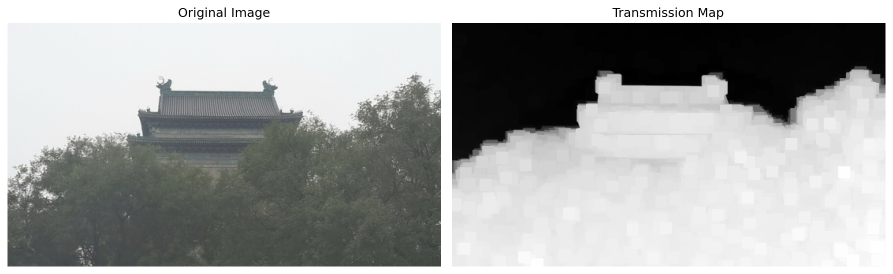
#> input picture src/transmission_map.png, 1785 x 548 px (shown at 1/2 size); its folder holds only this picture in this run
$ python -i otsu_segmentation.py   (imports and definitions only)
#> lines starting #> are read from the running program, lines starting #| are printed output that depends on the picture; after the words box and inside, x2 and y2 are one past the last pixel; in counts of white or black regions, pixels touching at a corner belong together
import cv2
import numpy as np

def fitness_otsu(t, P):
    t = int(np.clip(t, 0, 254))

    w1 = np.sum(P[0:t+1])
    w2 = np.sum(P[t+1:256])

    if w1 == 0 or w2 == 0:
        return 0

    u1 = np.sum(np.arange(t+1) * P[0:t+1]) / w1
    u2 = np.sum(np.arange(t+1, 256) * P[t+1:256]) / w2

    u = w1 * u1 + w2 * u2

    sigma2 = w1 * (u1 - u)**2 + w2 * (u2 - u)**2

    return sigma2


def otsu_pso(img_gray, n_particles=30, n_iterations=100, verbose=False):

    hist = cv2.calcHist([img_gray], [0], None, [256], [0, 256]).flatten()
    NUM = img_gray.size
    P = hist / NUM

    particles = np.random.uniform(0, 254, n_particles)
    velocities = np.random.uniform(-10, 10, n_particles)

    best_positions = particles.copy()
    best_fitness = np.array([fitness_otsu(p, P) for p in particles])

    global_best_idx = np.argmax(best_fitness)
    global_best_position = best_positions[global_best_idx]
    global_best_fitness = best_fitness[global_best_idx]

    w_max, w_min = 0.9, 0.4
    c1, c2 = 2.0, 2.0

    for it in range(n_iterations):
        w = w_max - (w_max - w_min) * it / n_iterations

        for i in range(n_particles):
            r1, r2 = np.random.random(), np.random.random()

            velocities[i] = (w * velocities[i] +
                           c1 * r1 * (best_positions[i] - particles[i]) +
                           c2 * r2 * (global_best_position - particles[i]))

            velocities[i] = np.clip(velocities[i], -20, 20)

            particles[i] = np.clip(particles[i] + velocities[i], 0, 254)

            current_fitness = fitness_otsu(particles[i], P)

            if current_fitness > best_fitness[i]:
                best_fitness[i] = current_fitness
                best_positions[i] = particles[i]

                if current_fitness > global_best_fitness:
                    global_best_fitness = current_fitness
                    global_best_position = particles[i]

        if it > 10 and it % 10 == 0:
            if abs(global_best_fitness - best_fitness.mean()) < 1e-6:
                if verbose:
                    print(f"✓ PSO convergiu na iteração {it}")
                break

    if verbose:
        print(f"✓ Threshold PSO: {int(global_best_position)} (σ²={global_best_fitness:.4f})")

    return int(global_best_position)


def clear_segmentation_sky(sky_mask):
    mask_uint8 = (sky_mask.astype(np.uint8) * 255)

    num_labels, labels, stats, _ = cv2.connectedComponentsWithStats(
        mask_uint8, connectivity=8
    )

    if num_labels <= 1:
        return sky_mask

    areas = stats[1:, cv2.CC_STAT_AREA]
    maior_componente = np.argmax(areas) + 1

    sky_mask_clean = (labels == maior_componente)

    return sky_mask_clean


def otsu_segmentation(img_rgb, use_pso=True, postprocess=True, verbose=False):

    if img_rgb.dtype == np.float32 or img_rgb.dtype == np.float64:
        img_bgr = (img_rgb * 255).astype(np.uint8) if img_rgb.max() <= 1.0 else img_rgb.astype(np.uint8)
    else:
        img_bgr = img_rgb

    if len(img_bgr.shape) == 3:
        img_gray = cv2.cvtColor(img_bgr, cv2.COLOR_BGR2GRAY)
    else:
        img_gray = img_bgr

    if use_pso:
        t_opt = otsu_pso(img_gray, verbose=verbose)
    else:
        hist = cv2.calcHist([img_gray], [0], None, [256], [0, 256]).flatten()
        NUM = img_gray.size
        P = hist / NUM

        sigma2_list = []
        for t in range(256):
            sigma2_list.append(fitness_otsu(t, P))

        t_opt = np.argmax(sigma2_list)

        if verbose:
            print(f"✓ Threshold exaustivo: {t_opt} (σ²={sigma2_list[t_opt]:.4f})")

    sky_mask = img_gray > t_opt

    if postprocess:
        sky_mask = clear_segmentation_sky(sky_mask)
        if verbose:
            print("✓ Pós-processamento aplicado")

    return sky_mask, t_opt

>>> import cv2
>>> picture = cv2.imread('transmission_map.png')
#> picture is the input picture: shape (548, 1785, 3); mean B, G, R 164.6, 165.7, 164.1
>>> result = otsu_segmentation(picture)
#> in otsu_pso, `hist = cv2.calcHist([img_gray], [0], None, [256], [0, 256]).flatten()`: hist = 256 values, max 131264 at index 255, min 0 at index 53, mean 3821
#> in otsu_pso, `P = hist / NUM`: P = 256 values, max 0.134 at index 255, min 0 at index 53, mean 0.00391
#> in fitness_otsu, `w1 = np.sum(P[0:t+1])`: w1 = 0.404
#> in fitness_otsu, `w2 = np.sum(P[t+1:256])`: w2 = 0.596
#> in fitness_otsu, `u1 = np.sum(np.arange(t+1) * P[0:t+1]) / w1`: u1 = 60.29
#> in fitness_otsu, `u2 = np.sum(np.arange(t+1, 256) * P[t+1:256]) / w2`: u2 = 236.2
#> in fitness_otsu, `u = w1 * u1 + w2 * u2`: u = 165.1
#> in fitness_otsu, `sigma2 = w1 * (u1 - u)**2 + w2 * (u2 - u)**2`: sigma2 = 7453.7
#> in otsu_pso, `best_fitness = np.array([fitness_otsu(p, P) for p in particles])`: best_fitness = 30 values, max 7459.3 at index 2, min 1325.5 at index 20, mean 6014.6
#> in otsu_pso, `global_best_idx = np.argmax(best_fitness)`: global_best_idx = 2
#> in otsu_pso, `global_best_position = best_positions[global_best_idx]`: global_best_position = 153.1
#> in otsu_pso, `global_best_fitness = best_fitness[global_best_idx]`: global_best_fitness = 7459.3
#> the loop in otsu_pso, `for it in range(n_iterations):` made 51 passes
#> w on passes 2 to 3: 0.895, 0.89
#> in otsu_segmentation, `sky_mask = img_gray > t_opt`:
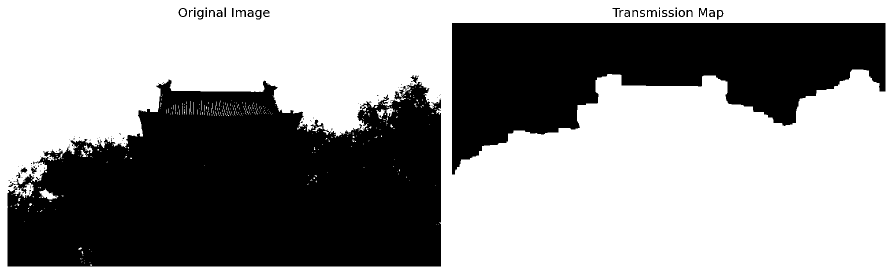
#> sky_mask: shape (548, 1785) bool (shown at 1/2 size); 59.2% white; 121 black regions (87 under 20 px), largest, box (x1, y1, x2, y2) and area: (15, 159, 882, 533) 252422, (904, 46, 1771, 349) 143764, (1398, 16, 1414, 34) 136
#> in clear_segmentation_sky, `num_labels, labels, stats, _ = cv2.connectedComponentsWithStats( mask_..`:
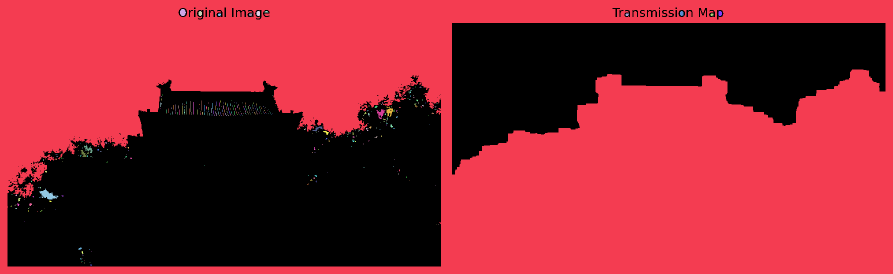
#> labels: shape (548, 1785) int32 (shown at 1/2 size); 370 distinct labels, from 0 to 369; one colour per label, 0 black
#> in clear_segmentation_sky, `sky_mask_clean = (labels == maior_componente)`:
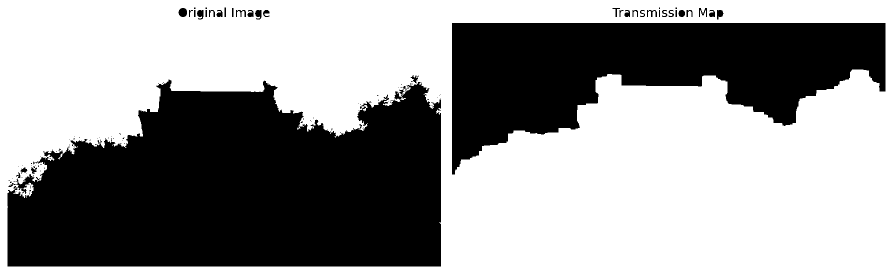
#> sky_mask_clean: shape (548, 1785) bool (shown at 1/2 size); 58.9% white; 119 black regions (85 under 20 px), largest, box (x1, y1, x2, y2) and area: (15, 159, 882, 533) 255035, (904, 46, 1771, 349) 143764, (357, 16, 374, 34) 246
